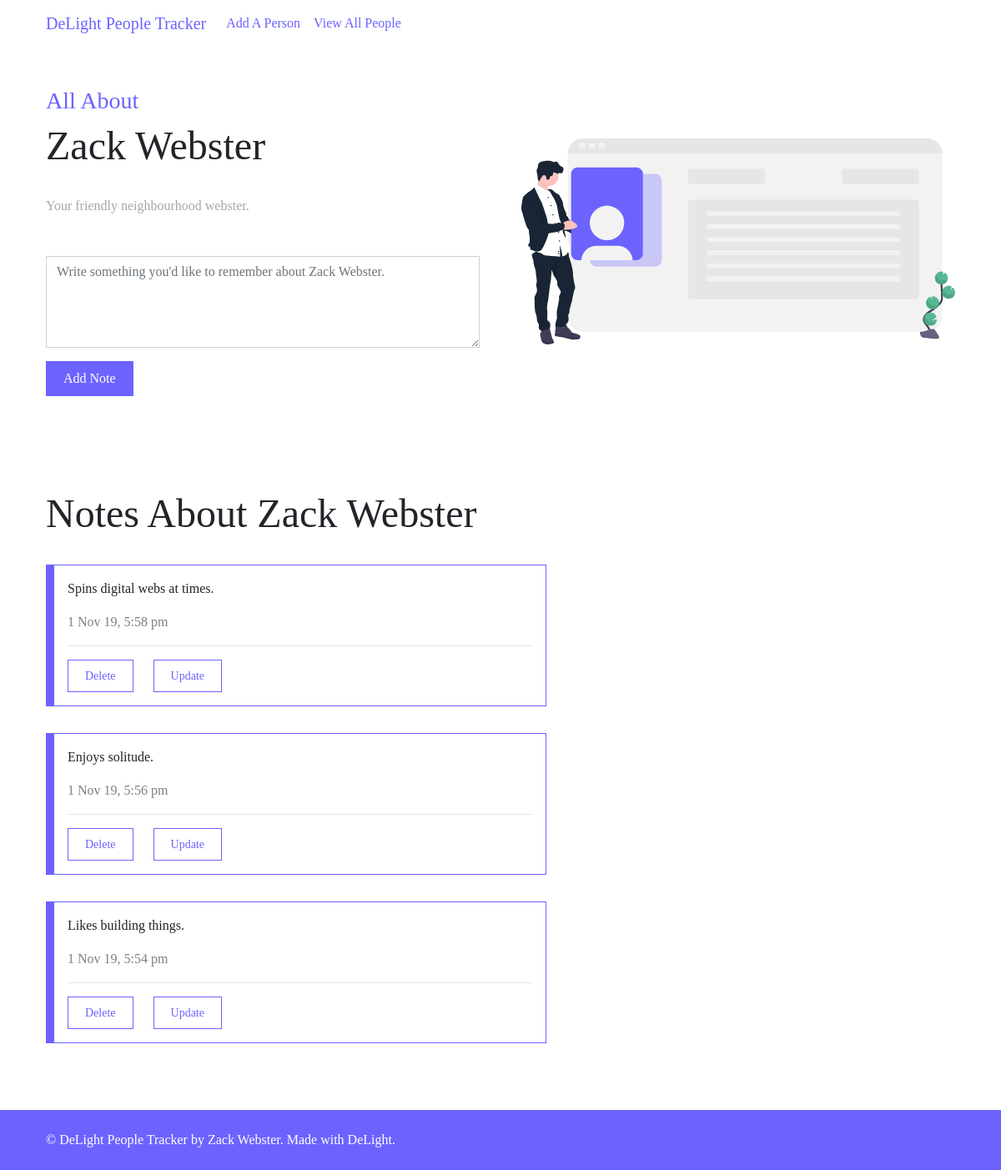
Screenshot of /person.php?id=2 with the database file from the repository.
### tables this page shows
CREATE TABLE `people` (
  `id` int(11) NOT NULL,
  `name` varchar(255) NOT NULL,
  `intro` varchar(255) DEFAULT NULL
);

CREATE TABLE `notes` (
  `id` int(11) NOT NULL,
  `person_id` int(11) NOT NULL,
  `content` varchar(255) NOT NULL,
  `time` timestamp NOT NULL DEFAULT CURRENT_TIMESTAMP
);

### d-core/DB.class.php (called while the page is built, shortened)
<?php
class DB
{
    protected static $instance = null;
    public static function instance()
    {
        if (self::$instance === null) {
            $options  = array(
                PDO::ATTR_ERRMODE            => PDO::ERRMODE_EXCEPTION,
                PDO::ATTR_DEFAULT_FETCH_MODE => PDO::FETCH_ASSOC,
                PDO::ATTR_EMULATE_PREPARES   => FALSE,
            );
            $dsn = 'mysql:host=' . DB_HOST . ';dbname=' . DB_NAME . ';charset=' . DB_CHAR;
            self::$instance = new PDO($dsn, DB_USER, DB_PASS, $options);
        }
        return self::$instance;
    }
    public static function run($sql, $args = [])
    {
        $statement = self::instance()->prepare($sql);
        $statement->execute($args);
        return $statement;
    }
}

### d-core/db.php (called while the page is built, shortened)
<?php
function fetch($query, $args = [])
{
    return DB::run($query, $args)->fetch();
}
function fetchAll($query, $args = [])
{
    return DB::run($query, $args)->fetchAll();
}
function fetchColumn($query, $args = [])
{
    return DB::run($query, $args)->fetchColumn();
}

### person.php (the view, shortened to what this page needs)
<?php
$id = _get('id');
$person = fetchPerson($id);
?>
<section>
    <div class="container">
        <div data-aos="fade-up" class="row flex-column-reverse flex-md-row">
            <div class="col-md-6 d-flex align-items-center mb-3">
                <div class="w-100">
                    <h3 class="text-primary">All About</h3>
                    <h2><?= $person['name'] ?></h2>
                    <p class="grey mb-5">
                        <?= $person['intro'] ?>
                    </p>
                    <form method="post" action="d-processors/add-note.php">
                        <div class="form-group">
                            <textarea class="form-control" name="note" rows="4" placeholder="Write something you'd like to remember about <?= $person['name'] ?>."></textarea>
                        </div>
                        <button name="submit" type="submit" class="btn btn-primary">Add Note</button>
                    </form>
                </div>
            </div>
            <div data-aos="fade-left" class="col-md-6 d-flex align-items-center mb-3">
                <img class="img-fluid" src="assets/images/4.svg">
            </div>
        </div>
    </div>
</section>
<section>
    <div class="container">
        <?php
        $notes_count = fetchColumn('select count(*) from notes where person_id = ?', [$person['id']]);
        if ($notes_count === 0) {
            echo '<h3 class="text-center text-black-50">There are no notes yet about ' . htmlentities($person['name']) . '</h3>';
        } else {
            $notes = fetchAll('select * from notes where person_id = ? order by id DESC', [$person['id']]);
            ?>
            <h2>Notes About <?= htmlentities($person['name']) ?></h2>
            <?php
                foreach ($notes as $note) {
                    putNote($note, true);
                }
                ?>
        <?php
        }
        ?>
    </div>
</section>

### d-custom/extra.php (shortened to what this page needs)
<?php
function fetchPerson($id)
{
    return fetch('select * from people where id=?', [$id]);
}
function formatTime($timeString)
{
    return date('j M y, g:i a', strtotime($timeString));
}
function putNote($note, $buttons = false)
{
    ?>
    <div class="note">
        <p><?= $note['content'] ?></p>
        <span class="text-black-50"><?= formatTime($note['time']) ?></span>
        <?php
            if ($buttons) {
                ?>
            <hr />
            <form method="post" class="form-inline" action="d-processors/delete-note.php">
                <button type="submit" class="btn btn-outline-primary btn-sm mr-4">Delete</button>
                <a class="btn btn-outline-primary btn-sm" href="update-note.php?id=<?= $note['id'] ?>">Update</a>
            </form>
        <?php
            }
            ?>
    </div>
<?php
}

### assets/css/sticky-footer.css (style rules this page uses)
html, body { height: 100%; }

### assets/css/custom.css (style rules this page uses)
section { min-height: 30vh; display: flex; align-items: center; padding: 3rem 0; }
h2 { margin-bottom: 2rem; }
p.grey { color: #a7a7a7; }
form { width: 100%; }
.btn { padding: 8px 20px; }
.note { max-width: 600px; border: 1px solid #6c63ff; border-left: 10px solid #6c63ff; padding: 1rem; margin-bottom: 2rem; }

### rows the page displays
people: name "Zack Webster", intro "Your friendly neighbourhood webster.", note "Write something you'd like to remember about Zack Webster."
notes: content "Spins digital webs at times.", time "1 Nov 19, 5:58 pm"
notes: content "Enjoys solitude.", time "1 Nov 19, 5:56 pm"
notes: content "Likes building things.", time "1 Nov 19, 5:54 pm"

### other values shown
$title "DeLight People Tracker"
APP_NAME "DeLight People Tracker"
